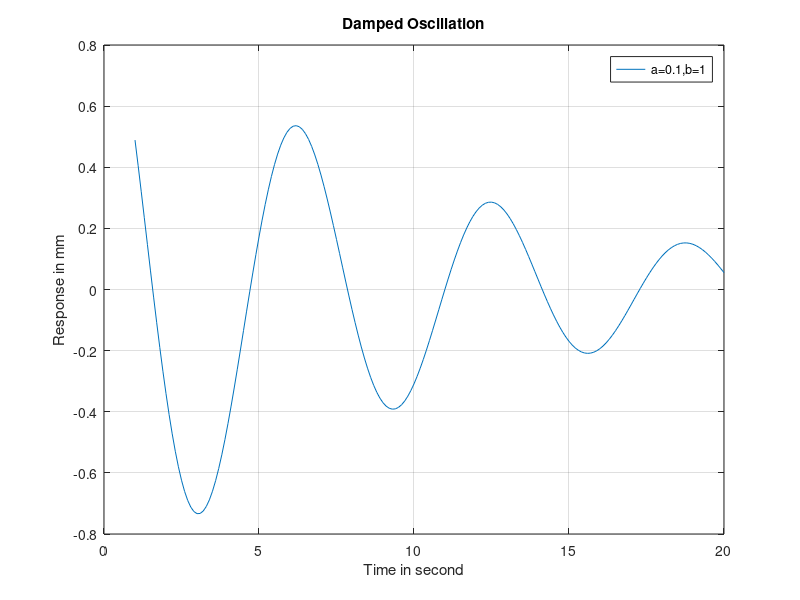

Reproduce this figure in MATLAB.
a=0.1;b=1;
# this is variable
t=1:0.1:20;
y=exp(-a*t).*cos(b*t);
plot(t,y);
grid on;
xlabel('Time in second');
ylabel('Response in mm');
title('Damped Oscillation')
legend('a=0.1,b=1');
